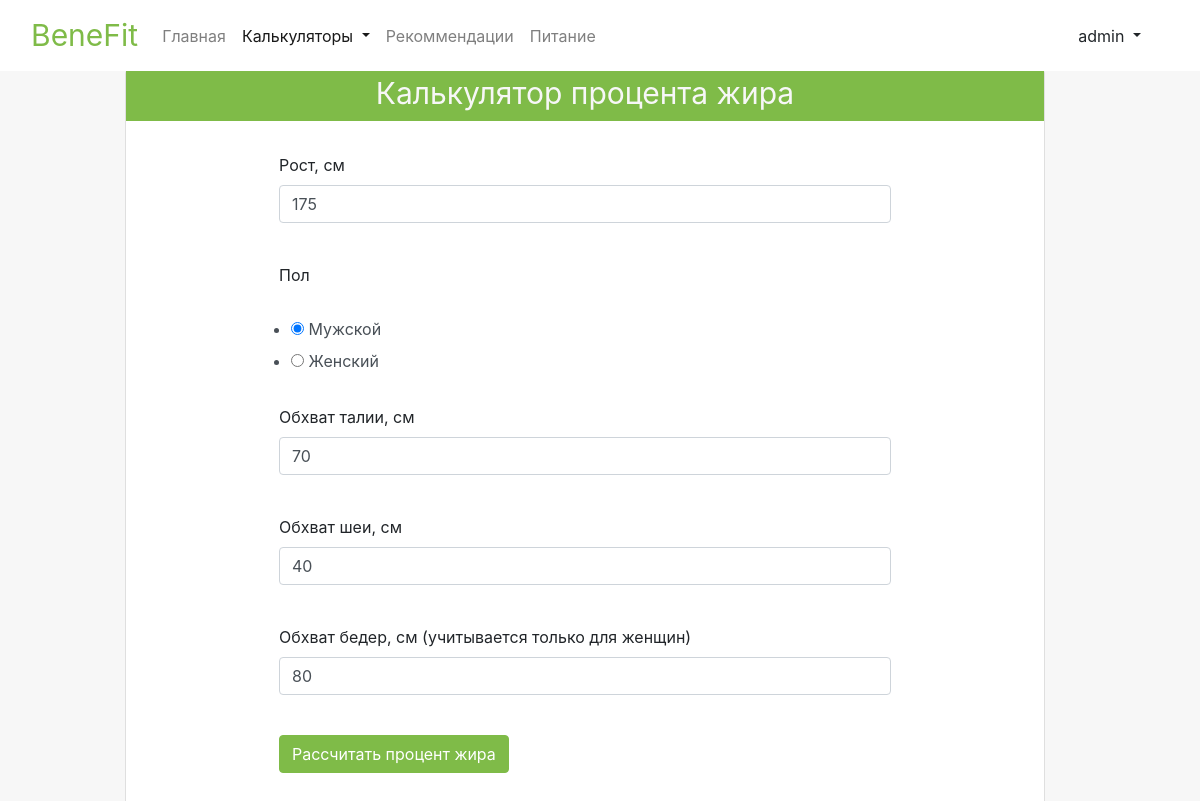
/calculators/body_fat (signed in), run on an earlier commit of the app's database.
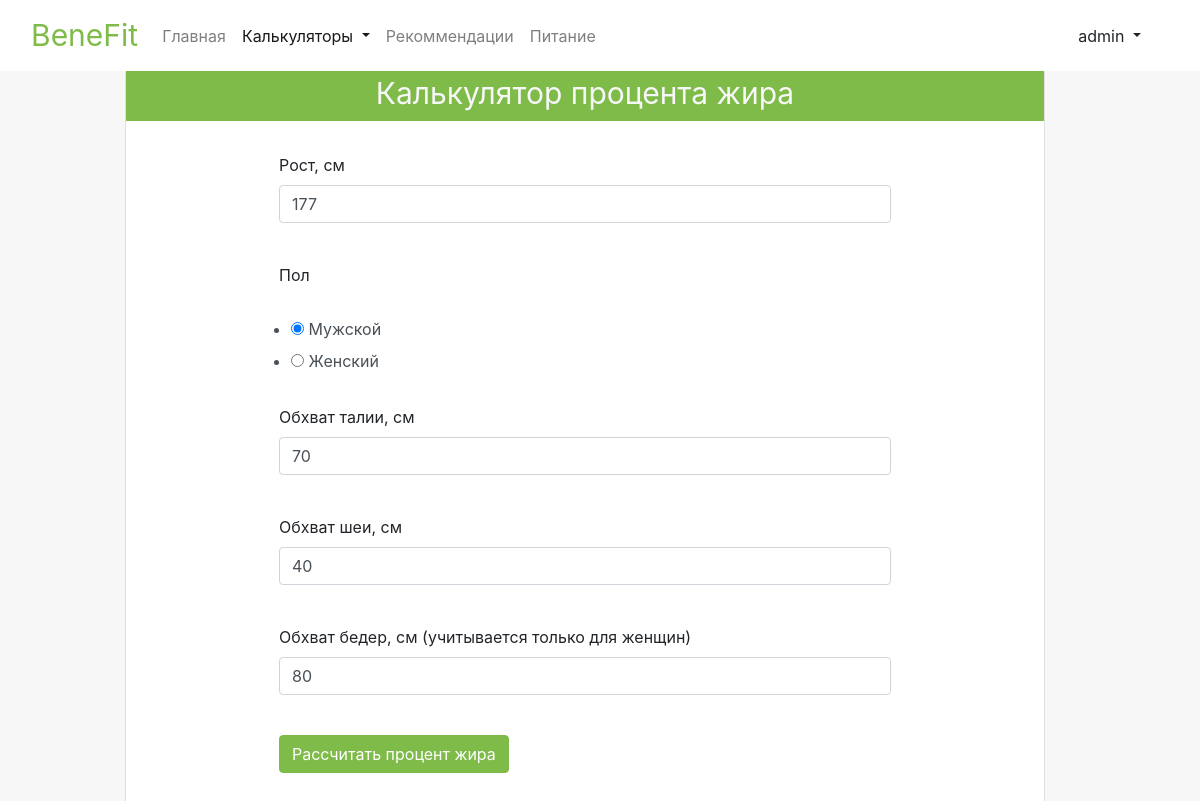
And on a later commit of the database.
### data/user_inputs.py (models this page shows)
class UserInputs(SqlAlchemyBase, SerializerMixin):
    __tablename__ = 'user_inputs'
    user_id = sqlalchemy.Column(sqlalchemy.Integer,
                                sqlalchemy.ForeignKey("user_login.id"),
                                primary_key=True, autoincrement=True, nullable=True)
    height = sqlalchemy.Column(sqlalchemy.Integer, nullable=True)
    weight = sqlalchemy.Column(sqlalchemy.Integer, nullable=True)
    age = sqlalchemy.Column(sqlalchemy.Integer, nullable=True)
    gender = sqlalchemy.Column(sqlalchemy.String, nullable=True)
    activity = sqlalchemy.Column(sqlalchemy.Integer, nullable=True)
    wrists = sqlalchemy.Column(sqlalchemy.Integer, nullable=True)
    waist = sqlalchemy.Column(sqlalchemy.Integer, nullable=True)
    neck = sqlalchemy.Column(sqlalchemy.Integer, nullable=True)
    hip = sqlalchemy.Column(sqlalchemy.Integer, nullable=True)
    user_login = orm.relation('UserLogin')

### application.py (the view, shortened to what this page needs)
@app.route("/calculators/body_fat", methods=['GET', "POST"])
def body_fat_calculator_page():
    form = BodyFatCalculatorForm()
    if current_user.is_authenticated:
        db_sess = db_session.create_session()
        current_user_inputs = db_sess.query(UserInputs).filter(
            UserInputs.user_id == current_user.id).first()
        form.height.data = current_user_inputs.height
        form.waist.data = current_user_inputs.waist
        form.neck.data = current_user_inputs.neck
        form.hip.data = current_user_inputs.hip
        form.gender.data = current_user_inputs.gender
    return render_template("body_fat_calculator.html",
                           title='Калькулятор процента жира', form=form, active_calculator='active')

### forms/body_fat_calculator_form.py
class BodyFatCalculatorForm(FlaskForm):
    height = IntegerField('Рост, см', validators=[DataRequired()])
    gender = RadioField('Пол', choices=['Мужской', 'Женский'])
    waist = IntegerField('Обхват талии, см', validators=[DataRequired()])
    neck = IntegerField('Обхват шеи, см', validators=[DataRequired()])
    hip = IntegerField('Обхват бедер, см (учитывается только для женщин)', validators=[DataRequired()])
    submit = SubmitField('Рассчитать процент жира')

### application.py (called while the page is built)
@login_manager.user_loader
def load_user(user_id):
    db_sess = db_session.create_session()
    return db_sess.query(UserLogin).get(user_id)

### data/db_session.py (called while the page is built)
def create_session() -> Session:
    global __factory
    return __factory()

### templates/body_fat_calculator.html (shortened to what this page needs)
{% extends "calculator_template.html" %}
{% block calculator_content %}
          <p>
              {{ form.height.label }}<br>
              {{ form.height(class="form-control input", type="number", min='60', max='250') }}<br>
          </p>
          <p>
              {{ form.gender.label }}<br>
              {{ form.gender(class="form-control form-field-gender input", type="string") }}<br>
          </p>
        	<p>
        	    {{ form.waist.label }}<br>
        	    {{ form.waist(class="form-control input", type="number, min='50', max='100'") }}<br>
        	</p>
          <p>
              {{ form.neck.label }}<br>
              {{ form.neck(class="form-control input", type="number", min='30', max='50') }}<br>
          </p>
            <p>
              {{ form.hip.label }}<br>
              {{ form.hip(class="form-control input", type="number, min='70', max='130'") }}<br>
          </p>
        	<p>{{ form.submit(type="submit", class="btn calculator-btn") }}</p>
{% endblock %}

What changed in the data, as far as the page shows it:
changed UserInputs "☑ Мужской ☐ Женский": height "175" → "177"
